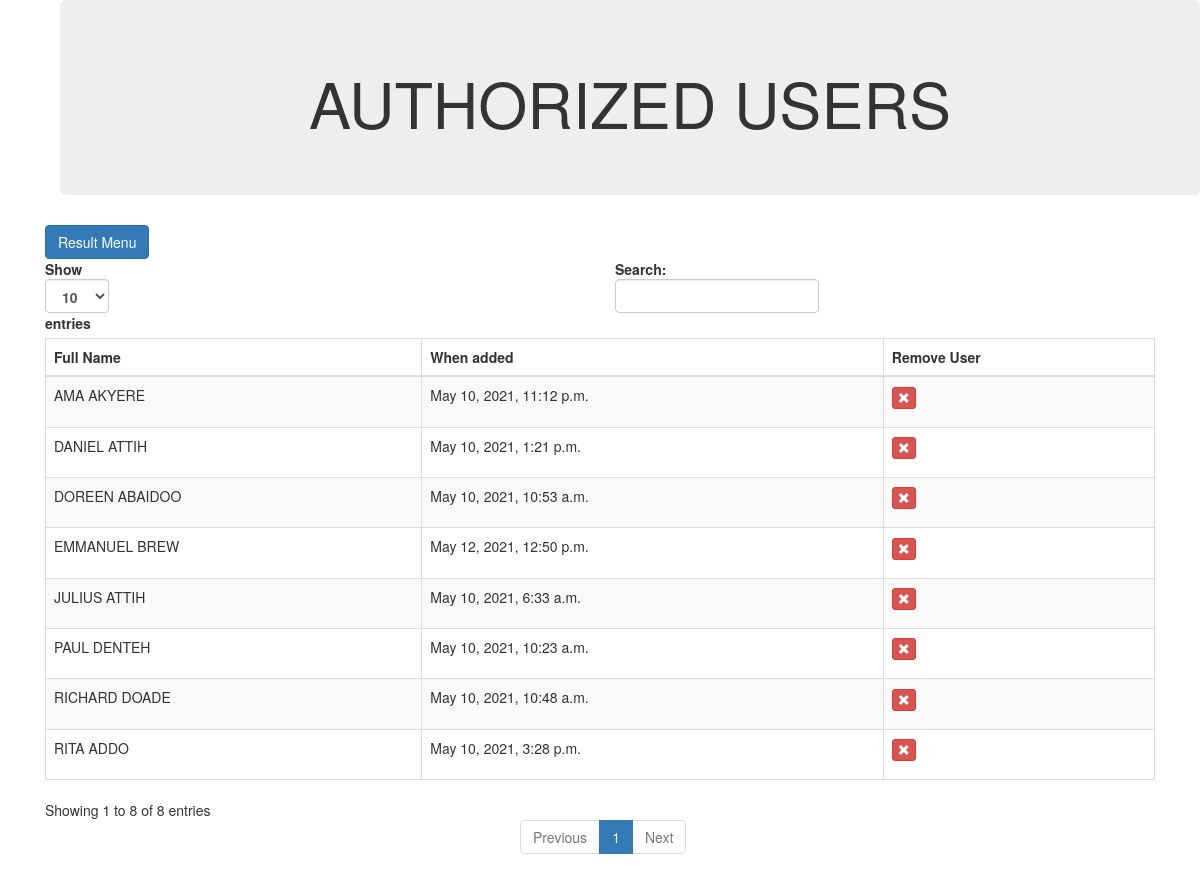
Screenshot of /users (signed in) with the database file from the repository.
### vote/models.py (models this page shows)
class User(AbstractUser):
    position = models.ForeignKey(Position, null=True, on_delete=models.CASCADE)
    image = models.ImageField(upload_to='profiles', null=True, blank=True)
    created_at = models.DateTimeField(auto_now_add=True)
    updated_at = models.DateTimeField(auto_now=True)
    def __str__(self):
        return f'{self.first_name} {self.last_name}'

### vote/views.py (the view)
# urls.py: path('users', views.users, name='users'),
@login_required(login_url='login')
def users(request):
    queryset = User.objects.all().exclude(is_superuser=True)
    return render(request, "users.html", {'users': queryset})

### vote/templates/users.html (shortened to what this page needs)
{% extends "base.html" %}
{% block content %}
 <div class="col-md-12">
  <div class="container" style="text-align: center">
    <div class="jumbotron jumbotron-fluid">
      <div class="container">
        <h1 class="display-4">AUTHORIZED USERS</h1>
      </div>
    </div>
</div>
 <span><a href="{% url 'options' %}" class="btn btn-primary">Result Menu</a></span>
        <div class="table-responsive">
  <table id="bootstrapdatatable" class="table table-striped table-bordered" width="100%">
            <thead>
                <th>Full Name</th>
                <th>When added</th>
                <th>Remove User</th>
             </thead>
   <tbody>
   {% for i in users %}
    <tr>
     <td>{{ i }}</td>
     <td>{{ i.created_at }}</td>
     <td><p data-placement="top" data-toggle="tooltip" title="Click to remove Account"><a href="remove_user/{{ i.pk }}" class="btn btn-danger btn-xs" data-title="Deactivate" data-toggle="modal" data-target="#deactivate_user" ><span class="glyphicon glyphicon-remove"></span></a></p></td>
    </tr>
   {% endfor %}
   </tbody>
  </table>
        </div>
    </div>
{% endblock content %}

### rows the page displays
User: first_name+last_name "JULIUS ATTIH", created_at "May 10, 2021, 6:33 a.m."
User: first_name+last_name "PAUL DENTEH", created_at "May 10, 2021, 10:23 a.m."
User: first_name+last_name "RICHARD DOADE", created_at "May 10, 2021, 10:48 a.m."
User: first_name+last_name "DOREEN ABAIDOO", created_at "May 10, 2021, 10:53 a.m."
User: first_name+last_name "DANIEL ATTIH", created_at "May 10, 2021, 1:21 p.m."
User: first_name+last_name "RITA ADDO", created_at "May 10, 2021, 3:28 p.m."
User: first_name+last_name "AMA AKYERE", created_at "May 10, 2021, 11:12 p.m."
User: first_name+last_name "EMMANUEL BREW", created_at "May 12, 2021, 12:50 p.m."
